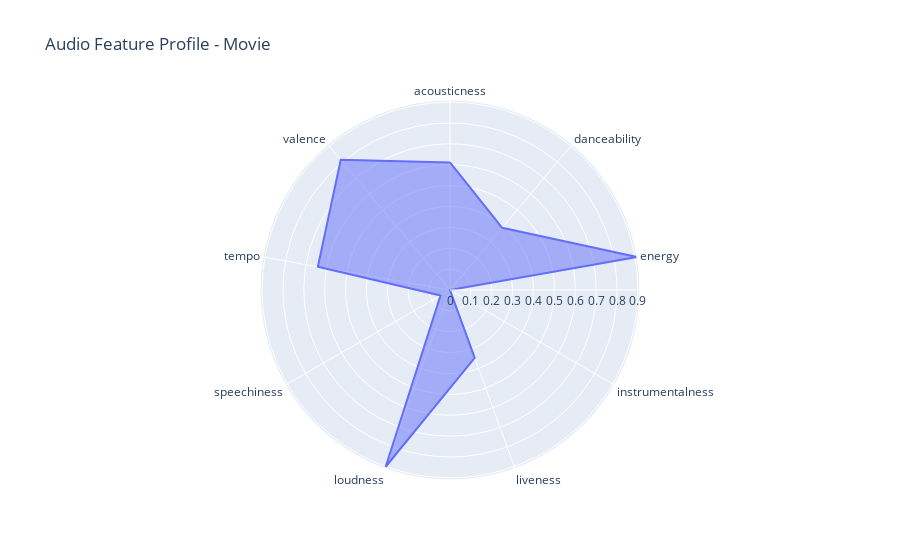

Notebook cell for this chart:
### Code cell
# Prepare data
plot_data = pd.DataFrame({
    'feature': features,
    'value': [row_norm[feat] for feat in features]
})

# Plot interactive radar chart
fig = px.line_polar(plot_data, r='value', theta='feature', line_close=True,
                    title=f"Audio Feature Profile - {row['genre']}")
fig.update_traces(fill='toself')
fig.show()

### Figure 1 — Plotly figure (JSON) as saved in the notebook; plotly's stock layout.template omitted (floating-point values rounded to 4 significant figures)
{"data": [{"fill": "toself", "hovertemplate": "value=%{r}<br>feature=%{theta}<extra></extra>", "legendgroup": "", "line": {"color": "#636efa", "dash": "solid"}, "marker": {"symbol": "circle"}, "mode": "lines", "name": "", "r": [0.611, 0.389, 0.91, 0, 0.346, 0.9009, 0.0525, 0.6427, 0.814, 0.611], "showlegend": false, "subplot": "polar", "theta": ["acousticness", "danceability", "energy", "instrumentalness", "liveness", "loudness", "speechiness", "tempo", "valence", "acousticness"], "type": "scatterpolar"}], "layout": {"legend": {"tracegroupgap": 0}, "polar": {"angularaxis": {"direction": "clockwise", "rotation": 90}, "domain": {"x": [0, 1], "y": [0, 1]}}, "title": {"text": "Audio Feature Profile - Movie"}}}
